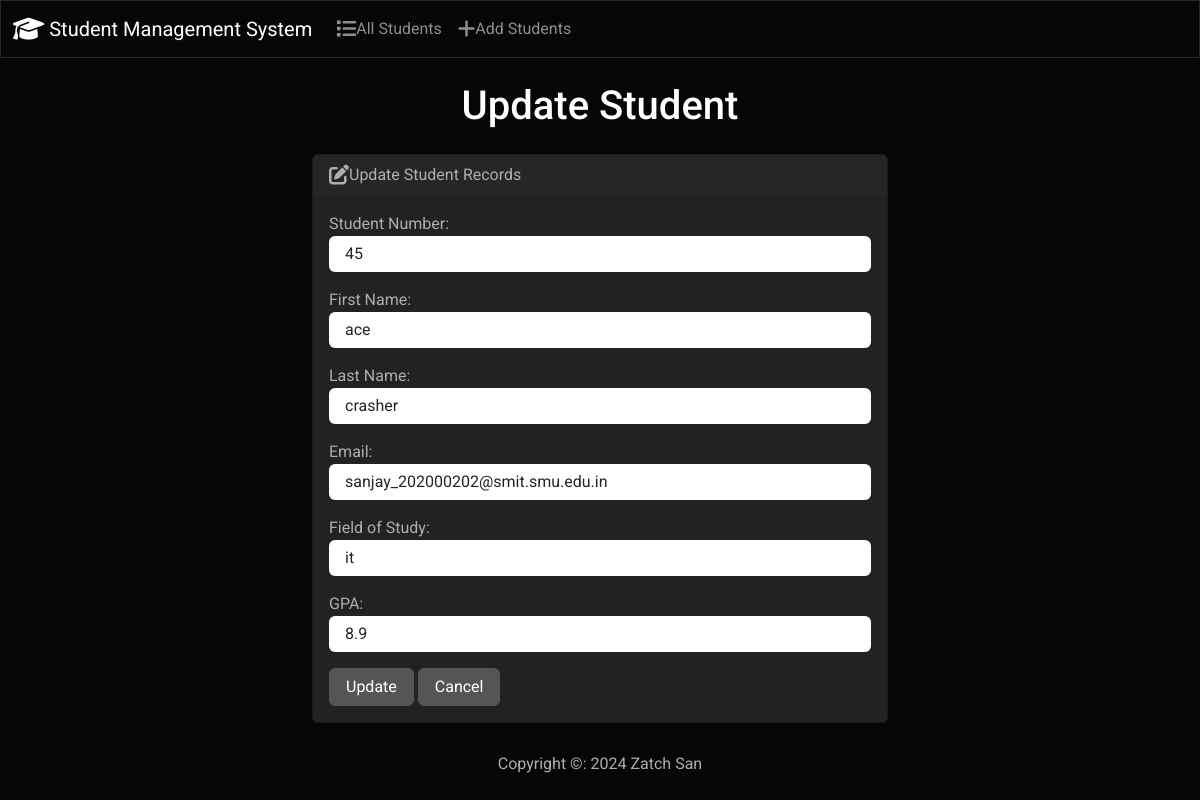
The app's page /edit/4 with its own data.
### student/models.py (models this page shows, shortened)
class Student(models.Model):
    student_number = models.PositiveIntegerField()
    first_name = models.CharField(max_length=50)
    last_name = models.CharField(max_length=50)
    email = models.EmailField(max_length=50)
    field_of_study = models.CharField(max_length=50)
    gpa = models.FloatField()

### std/views.py (the view)
# urls.py: path('edit/<int:id>',views.edit,name=('edit')),
def edit(request,id):
      if request.method=="POST":
            student=Student.objects.get(pk=id)
            form=StudentForm(request.POST,instance=student)
            if form.is_valid():
                  form.save()
                  return render(request,'edit.html',{
                        'form':form,
                        'success':True
                  })
      else:
            student=Student.objects.get(pk=id)
            form=StudentForm(instance=student)
      return render(request,'edit.html',{
                        'form':form,
                  })

### student/form.py
class StudentForm(forms.ModelForm):
    class Meta:
        model=Student
        fields=['student_number','first_name','last_name','email','field_of_study','gpa']
        labels={
            'student_number':'Student Number',
            'first_name':'First Name',
            'last_name':'Last Name',
            'email':'Email',
            'field_of_study':'Field of Study',
            'gpa':'GPA'
        }
        widgets={
            'student_number': forms.NumberInput(attrs={'class':'form-control'}),
            'first_name': forms.TextInput(attrs={'class':'form-control'}),
            'last_name':forms.TextInput(attrs={'class':'form-control'}),
            'email':forms.EmailInput(attrs={'class':'form-control'}),
            'field_of_study':forms.TextInput(attrs={'class':'form-control'}),
            'gpa': forms.NumberInput(attrs={'class':'form-control'})
        }

### templates/edit.html (shortened to what this page needs)
{% extends "base.html" %}
{% block body %}
<h3 class="text-center m-4 ">  Update Student </h3>
{% if success %}
<div class="alert alert-success" role='alert'>
    The student updated successfully.
<a href="{% url 'index' %}" class='alert-link'>Go to Home Page </a>
</div>
{% else %}
<div class="row justify-content-center">
 <div class="col-6">
    <div class="card bg-light mb-3">
        <div class="card-header">
          <i class="fa-solid fa-pen-to-square fa-lg"></i>Update Student Records
        </div>
        <div class="card-body">
          <form action="" method="POST">
            {{ form.as_p }}
            <button type="submit" class="btn btn-secondary">Update</button>
            <a href="{% url 'index' %}" class='btn btn-secondary'> Cancel </a>
          </form>
        </div>
      </div>
</div>
</div>
{% endif %}
{% endblock %}

### records on screen
Student: student_number "45", first_name "ace", last_name "crasher", email "sanjay_202000202@smit.smu.edu.in", field_of_study "it", gpa "8.9"
